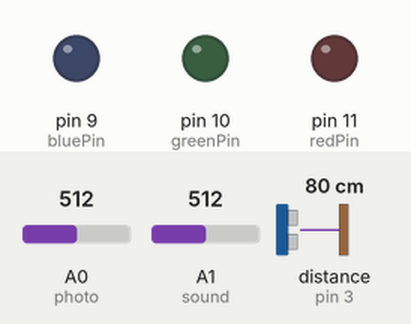
The sketch below on a simulated Arduino Uno, built with avr-gcc and run on an emulated ATmega328P. On the bench: output pins drawn as LEDs (lit = HIGH). Wiring (inferred from the names in the program): ultrasonic range finder: trigger pin 4; echo pin 3. Inputs (shaded band) come from the test bench; at power-on: distance to the obstacle (sensor on pin 3) 80 cm, A0 (photo) = 512, A1 (sound) = 512. The echo pulse lasts 58.3 µs per cm; pins used as bus, display or sensor lines are not drawn.

Above: at 1.6 s.
1.7 s: distance to the obstacle (sensor on pin 3) set to 250 cm
At 3.2 s:
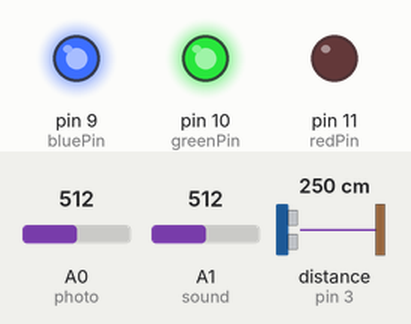
4.0 s: A0 (photo) set to 583
5.5 s: A0 (photo) set to 617
At 6.7 s:
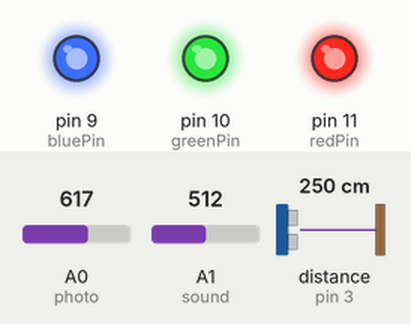
7.5 s: A1 (sound) set to 33
9.0 s: A1 (sound) set to 28
At 11.2 s:
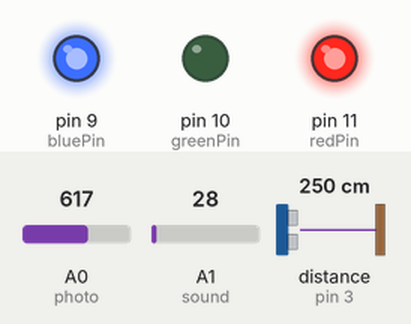
11.5 s: distance to the obstacle (sensor on pin 3) set to 197 cm
At 12.0 s:
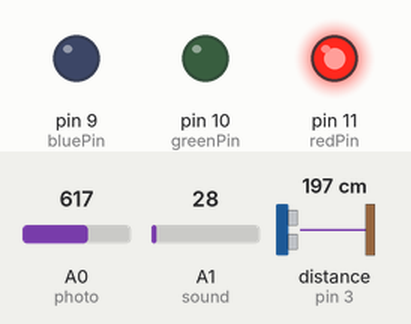
Timing chart, 0 to 15.6 s (numbered marks = the images above; inputs shaded):
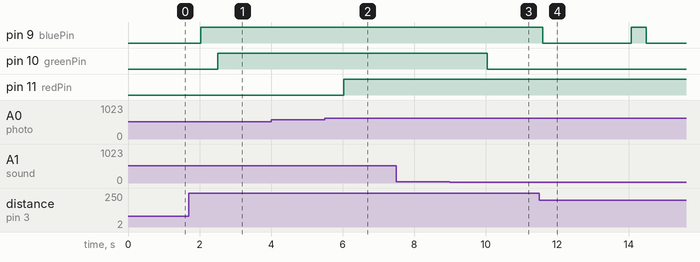

Measured:
- the behaviour switches between 600 and 601 on A0 (photo) (found by bisection; images 1 and 2)
- the behaviour switches between 31 and 30 on A1 (sound) (found by bisection; images 2 and 3)
- after the input at 1.7 s, pin 9 (bluePin): LOW → HIGH after 0.34 s
- after the input at 4.0 s, every drawn part: stays the same
- after the input at 5.5 s, pin 11 (redPin): LOW → HIGH after 0.53 s
- after the input at 7.5 s, every drawn part: stays the same
- after the input at 9.0 s, pin 10 (greenPin): HIGH → LOW after 1.0 s
- after the input at 11.5 s, pin 9 (bluePin): HIGH → LOW after 0.10 s, → HIGH 2.5 s later, → LOW 0.41 s later

The sketch:

Q1_2.ino
```cpp
#include <Arduino_FreeRTOS.h>

int count1, count2, count3;
int redPin = 11, greenPin = 10, bluePin = 9;
int red, blue, green, value;
int photo = A0, sound = A1;
const int trigPin = 4;  const int echoPin = 3;
long duration, distance;

void UltraSonic( void *pvParameters );
void Photo( void *pvParameters );
void Sound( void *pvParameters );

void setup()
{
  xTaskCreate(UltraSonic, (const portCHAR *)"Ultra", 128, NULL, 2, NULL);
  xTaskCreate(Photo, (const portCHAR *)"Photo", 128, NULL, 2, NULL);
  xTaskCreate(Sound, (const portCHAR *)"Sound", 128, NULL, 2, NULL);

  count1=0;
  count2=0;
  count3=0;
  pinMode(redPin, OUTPUT);
  pinMode(greenPin, OUTPUT);
  pinMode(bluePin, OUTPUT);
  pinMode(photo, INPUT);
  pinMode(sound, INPUT);
  pinMode(trigPin, OUTPUT);
  pinMode(echoPin, INPUT);
}

void loop()
{

}

void UltraSonic( void *pvParameters )
{
  (void) pvParameters;
  for (;;)
  {
    if(count1==4)
    {
      digitalWrite(trigPin, LOW); // Clears the trigPin
      delayMicroseconds(2);
      digitalWrite(trigPin, HIGH);
      delayMicroseconds(10);
      digitalWrite(trigPin, LOW);
      duration = pulseIn(echoPin, HIGH);
      distance = duration*0.034/2;
      if(distance>200) blue = 150;
      else blue = 0;
      digitalWrite(bluePin, blue);
      count1=0;
    }
     count1++;
     delay(100);
  }
}

void Photo( void *pvParameters )
{
  (void) pvParameters;
  for (;;)
  {
    if(count2==10)
    {
      value = analogRead(photo);
      if(value>600) red = 150;
      else red = 0;
      digitalWrite(redPin, red);
      count2=0;
    }
    count2++;
    delay(100);
  }
}

void Sound( void *pvParameters )
{
  (void) pvParameters;
  for (;;)
  {
    if(count3==25)
    {
      value = analogRead(sound);
      if(value>30) green = 150;
      else green = 0;
      digitalWrite(greenPin, green);
      count3=0;
    }
    count3++;
    delay(100);
  }
}
```
